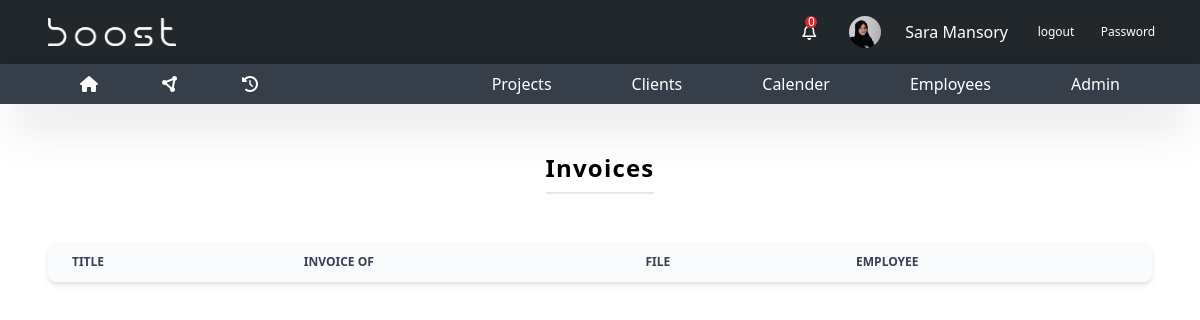
The app's page /invoices/ (signed in), older data.
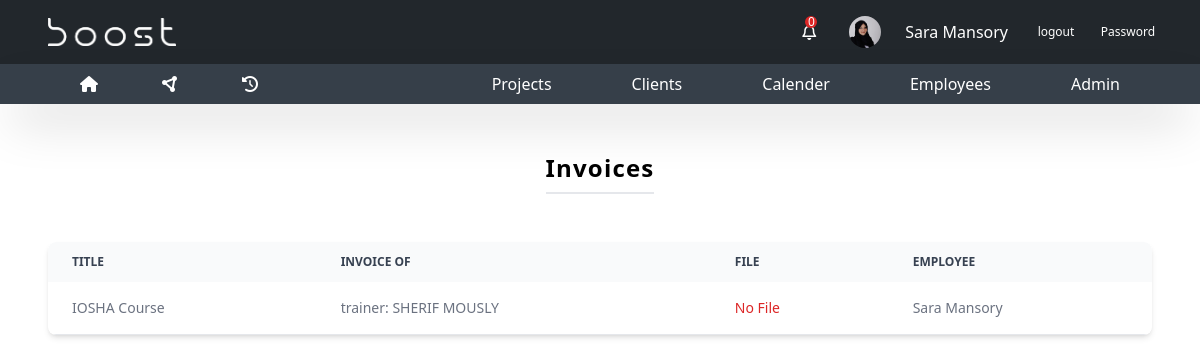
The same page, newer data.
### base/models.py (models this page shows, shortened)
class Invoice(models.Model):
    invoice_id=models.AutoField(primary_key=True)
    title=models.CharField(max_length=128,blank=True,null=True)
    trainer=models.ForeignKey(Trainer,on_delete=models.CASCADE,blank=True,null=True)
    employee=models.ForeignKey(Employee,on_delete=models.CASCADE,blank=True,null=True)
    client=models.ForeignKey(Client,on_delete=models.CASCADE,blank=True,null=True)
    invoice=models.FileField(null=True,blank=True,upload_to='pdf')
    comments=models.TextField(null=True,blank=True)
    created_at = models.DateTimeField(auto_now_add=True,null=True,blank=True)

class Employee(models.Model):
    employee_id = models.AutoField(primary_key=True)
    firstname = models.CharField(max_length=255)
    lastname = models.CharField(max_length=255)
    email = models.EmailField()
    phone = models.CharField(max_length=20)
    department = models.ForeignKey(
        Department, on_delete=models.SET_NULL, null=True)
    manager_role = models.BooleanField(default=False)
    user = models.OneToOneField(
        User, on_delete=models.CASCADE, null=True, default=None)
    employee_photo = models.ImageField(
        upload_to='employee_photos/', default='employee_photos/sara.jpg', null=True, blank=True)
    location = models.CharField(max_length=50, null=True)
    comilative_points=models.CharField(max_length=20,null=True)
    points=models.CharField(max_length=20,default="0")

### trainers/models.py (models this page shows, shortened)
class Trainer(models.Model):
    trainer_id = models.AutoField(primary_key=True)
    name= models.CharField(max_length=255)
    phone = models.CharField(max_length=20)
    email = models.CharField(max_length=50 ,default="example@email.com")
    nationality = models.CharField(max_length=255)
    residence_location=models.CharField(max_length=255)
    field_of_experties=models.CharField(max_length=255)
    average_rate = models.CharField(max_length=20)
    trainer_category = models.CharField(max_length=20)
    cv = models.FileField(null=True,blank=True,upload_to='pdf')
    linkedin=models.CharField(blank=True,null=True, max_length=255)
    trainer_photo= models.ImageField(upload_to='trainers/', default='employee_photos/avatar.png', null=True, blank=True)
    passport_scan = models.FileField(null=True,blank=True,upload_to='pdf')
    bank_account_number=models.CharField(max_length=500,null=True,blank=True)
    bank_swift_code=models.CharField(max_length=500,null=True,blank=True)
    account_currency=models.CharField(max_length=20,null=True,blank=True)
    account_branch=models.CharField(max_length=255,null=True,blank=True)

### base/views.py (the view)
# urls.py: path('invoices/', views.invoices, name='invoices'),
@login_required
def invoices(request):
    employee = get_object_or_404(Employee, user=request.user)
    all_notifications=employee.notifications.all().order_by('-created_at')
    not_read_notifications=employee.notifications.filter(is_read=False).order_by('-created_at')
    invoices=Invoice.objects.all()
    context={
        "employee":employee,
        "all_notifications":all_notifications,
        "not_read_notifications":not_read_notifications,
        "invoices":invoices
    }
    return render(request,"pages/invoices.html",context)

### templates/pages/invoices.html (shortened to what this page needs)
    {% extends 'base.html' %}
    {% load static %}
    {% block content %}
    {% include 'parts/navbar.html' %}
        <div class="pt-12 flex items-center justify-center gap-3">
            <h1 class="text-2xl font-semibold tracking-wider text-center border-b-2 pb-2">Invoices </h1>
        </div>
            <div class="mt-12  px-12 " >
                <div class="overflow-x-auto relative shadow-md sm:rounded-lg">
                    <div class="overflow-x-auto relative shadow-md sm:rounded-lg">
                    <table class="w-full text-sm text-left text-gray-500 dark:text-gray-400">
                        <thead class="text-xs text-gray-700 uppercase bg-gray-50 dark:bg-gray-700 dark:text-gray-400">
                        <tr>
                            <th scope="col" class="py-3 px-6">Title</th>
                            <th scope="col" class="py-3 px-6">Invoice of</th>
                            <th scope="col" class="py-3 px-6">file</th>
                            <th scope="col" class="py-3 px-6">employee</th>
                        </tr>
                        </thead>
                        <tbody>
                            {% for invoice in invoices  %}
                        <tr class="bg-white border-b dark:bg-gray-800 dark:border-gray-700">
                            <td class="py-4 px-6">
                                {{invoice.title}}
                            </td>
                            {% if invoice.trainer %}
                            <td class="py-4 px-6">trainer: {{invoice.trainer.name}}</td>
                            {% else %}
                            <td class="py-4 px-6">client: {{invoice.client.client_name}}</td>
                            {% endif %}
                            {% if invoice.file  %}
                            <td class="py-4 px-6">
                                <a href="{{invoice.invoice.url}}" class="text-blue-600 hover:underline">View</a>
                            </td>
                            {% else %}
                            <td class="py-4 px-6">
                                <p class="text-red-600">No File</p>
                            </td>
                            {% endif %}
                            <td class="py-4 px-6">
                                {{invoice.employee.firstname}} {{invoice.employee.lastname}}
                            </td>
                        </tr>
                        {% endfor %}
                        </tbody>
                    </table>
                    </div>
            </div>
        </div>
    {% endblock content %}

Row changes from the older to the newer data that the page shows:
added Invoice: title "IOSHA Course", trainer.name "SHERIF MOUSLY", employee.firstname "Sara", employee.lastname "Mansory"
